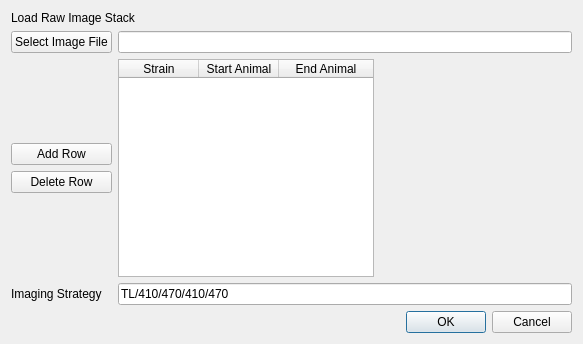
<?xml version="1.0" encoding="UTF-8"?>
<ui version="4.0">
 <class>LoadRawImageFileDialog</class>
 <widget class="QDialog" name="LoadRawImageFileDialog">
  <property name="geometry">
   <rect>
    <x>0</x>
    <y>0</y>
    <width>583</width>
    <height>344</height>
   </rect>
  </property>
  <property name="windowTitle">
   <string>Load Raw Image File</string>
  </property>
  <layout class="QGridLayout" name="gridLayout_2">
   <item row="2" column="0">
    <widget class="QDialogButtonBox" name="buttonBox">
     <property name="orientation">
      <enum>Qt::Horizontal</enum>
     </property>
     <property name="standardButtons">
      <set>QDialogButtonBox::Cancel|QDialogButtonBox::Ok</set>
     </property>
    </widget>
   </item>
   <item row="1" column="0">
    <layout class="QGridLayout" name="gridLayout">
     <item row="4" column="1">
      <widget class="QLineEdit" name="imagingStrategyLineEdit">
       <property name="text">
        <string>TL/410/470/410/470</string>
       </property>
      </widget>
     </item>
     <item row="4" column="0">
      <widget class="QLabel" name="label_2">
       <property name="text">
        <string>Imaging Strategy</string>
       </property>
      </widget>
     </item>
     <item row="1" column="0">
      <widget class="QPushButton" name="selectImageFilePushButton">
       <property name="text">
        <string>Select Image File</string>
       </property>
      </widget>
     </item>
     <item row="3" column="0">
      <layout class="QVBoxLayout" name="verticalLayout">
       <item>
        <spacer name="verticalSpacer_2">
         <property name="orientation">
          <enum>Qt::Vertical</enum>
         </property>
         <property name="sizeHint" stdset="0">
          <size>
           <width>20</width>
           <height>40</height>
          </size>
         </property>
        </spacer>
       </item>
       <item>
        <widget class="QPushButton" name="addRowPushButton">
         <property name="text">
          <string>Add Row</string>
         </property>
        </widget>
       </item>
       <item>
        <widget class="QPushButton" name="deleteRowPushButton">
         <property name="text">
          <string>Delete Row</string>
         </property>
        </widget>
       </item>
       <item>
        <spacer name="verticalSpacer">
         <property name="orientation">
          <enum>Qt::Vertical</enum>
         </property>
         <property name="sizeHint" stdset="0">
          <size>
           <width>20</width>
           <height>40</height>
          </size>
         </property>
        </spacer>
       </item>
      </layout>
     </item>
     <item row="1" column="1">
      <widget class="QLineEdit" name="imageFileLineEdit"/>
     </item>
     <item row="3" column="1">
      <layout class="QHBoxLayout" name="horizontalLayout_2">
       <item>
        <widget class="TableWidget" name="strainTable">
         <property name="sizePolicy">
          <sizepolicy hsizetype="Fixed" vsizetype="Expanding">
           <horstretch>0</horstretch>
           <verstretch>0</verstretch>
          </sizepolicy>
         </property>
         <property name="sortingEnabled">
          <bool>false</bool>
         </property>
         <attribute name="horizontalHeaderCascadingSectionResizes">
          <bool>false</bool>
         </attribute>
         <attribute name="horizontalHeaderDefaultSectionSize">
          <number>80</number>
         </attribute>
         <attribute name="horizontalHeaderShowSortIndicator" stdset="0">
          <bool>false</bool>
         </attribute>
         <attribute name="horizontalHeaderStretchLastSection">
          <bool>true</bool>
         </attribute>
         <attribute name="verticalHeaderCascadingSectionResizes">
          <bool>false</bool>
         </attribute>
         <attribute name="verticalHeaderShowSortIndicator" stdset="0">
          <bool>false</bool>
         </attribute>
         <column>
          <property name="text">
           <string>Strain</string>
          </property>
         </column>
         <column>
          <property name="text">
           <string>Start Animal</string>
          </property>
         </column>
         <column>
          <property name="text">
           <string>End Animal</string>
          </property>
         </column>
        </widget>
       </item>
       <item>
        <spacer name="horizontalSpacer">
         <property name="orientation">
          <enum>Qt::Horizontal</enum>
         </property>
         <property name="sizeHint" stdset="0">
          <size>
           <width>40</width>
           <height>20</height>
          </size>
         </property>
        </spacer>
       </item>
      </layout>
     </item>
    </layout>
   </item>
   <item row="0" column="0">
    <widget class="QLabel" name="label">
     <property name="text">
      <string>Load Raw Image Stack</string>
     </property>
    </widget>
   </item>
  </layout>
 </widget>
 <customwidgets>
  <customwidget>
   <class>TableWidget</class>
   <extends>QTableWidget</extends>
   <header>pyqtgraph</header>
  </customwidget>
 </customwidgets>
 <resources/>
 <connections>
  <connection>
   <sender>buttonBox</sender>
   <signal>accepted()</signal>
   <receiver>LoadRawImageFileDialog</receiver>
   <slot>accept()</slot>
   <hints>
    <hint type="sourcelabel">
     <x>248</x>
     <y>254</y>
    </hint>
    <hint type="destinationlabel">
     <x>157</x>
     <y>274</y>
    </hint>
   </hints>
  </connection>
  <connection>
   <sender>buttonBox</sender>
   <signal>rejected()</signal>
   <receiver>LoadRawImageFileDialog</receiver>
   <slot>reject()</slot>
   <hints>
    <hint type="sourcelabel">
     <x>316</x>
     <y>260</y>
    </hint>
    <hint type="destinationlabel">
     <x>286</x>
     <y>274</y>
    </hint>
   </hints>
  </connection>
 </connections>
</ui>
